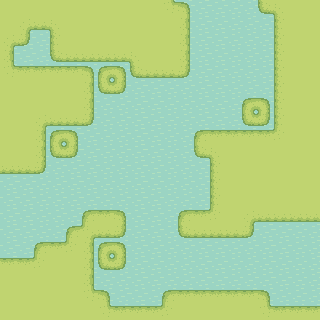

Tiled map render using the project's own tile images. Description and the whole map definition, tile-layer contents included, below:
An orthogonal 20x20 tile map with 16x16 px tiles, 4 tile layers (Water, Grass, Hills, Towers), 2 tilesets.

<map version="1.10" tiledversion="1.10.2" orientation="orthogonal" renderorder="right-down" width="20" height="20" tilewidth="16" tileheight="16" infinite="0" nextlayerid="5" nextobjectid="1">
 <editorsettings>
  <export target="level_ç.tmj" format="json" />
 </editorsettings>
 <tileset firstgid="1" source="Tilesheet/Water.tsx" />
 <tileset firstgid="5" source="Tilesheet/Grass.tsx" />
 <layer id="1" name="Water" width="20" height="20">
  <data encoding="csv">
1,2,3,4,1,2,3,4,1,2,3,4,1,2,3,4,1,2,3,4,
1,2,3,4,1,2,3,4,1,2,3,4,1,2,3,4,1,2,3,4,
1,2,3,4,1,2,3,4,1,2,3,4,1,2,3,4,1,2,3,4,
1,2,3,4,1,2,3,4,1,2,3,4,1,2,3,4,1,2,3,4,
1,2,3,4,1,2,3,4,1,2,3,4,1,2,3,4,1,2,3,4,
1,2,3,4,1,2,3,4,1,2,3,4,1,2,3,4,1,2,3,4,
1,2,3,4,1,2,3,4,1,2,3,4,1,2,3,4,1,2,3,4,
1,2,3,4,1,2,3,4,1,2,3,4,1,2,3,4,1,2,3,4,
1,2,3,4,1,2,3,4,1,2,3,4,1,2,3,4,1,2,3,4,
1,2,3,4,1,2,3,4,1,2,3,4,1,2,3,4,1,2,3,4,
1,2,3,4,1,2,3,4,1,2,3,4,1,2,3,4,1,2,3,4,
1,2,3,4,1,2,3,4,1,2,3,4,1,2,3,4,1,2,3,4,
1,2,3,4,1,2,3,4,1,2,3,4,1,2,3,4,1,2,3,4,
1,2,3,4,1,2,3,4,1,2,3,4,1,2,3,4,1,2,3,4,
1,2,3,4,1,2,3,4,1,2,3,4,1,2,3,4,1,2,3,4,
1,2,3,4,1,2,3,4,1,2,3,4,1,2,3,4,1,2,3,4,
1,2,3,4,1,2,3,4,1,2,3,4,1,2,3,4,1,2,3,4,
1,2,3,4,1,2,3,4,1,2,3,4,1,2,3,4,1,2,3,4,
2,3,4,4,2,3,4,4,2,3,4,4,2,3,4,4,2,3,4,4,
1,2,3,4,1,2,3,4,1,2,3,4,1,2,3,4,1,2,3,4
</data>
 </layer>
 <layer id="2" name="Grass" width="20" height="20">
  <data encoding="csv">
17,17,17,17,17,17,17,17,17,17,32,7,0,0,0,0,27,22,17,17,
17,21,28,22,17,17,17,17,17,17,17,18,0,0,0,0,0,16,17,17,
21,29,0,16,17,17,17,17,17,17,17,18,0,0,0,0,0,16,17,17,
18,0,0,27,28,28,28,28,22,17,17,18,0,0,0,0,0,16,17,17,
32,6,6,6,6,7,0,0,27,28,28,29,0,0,0,0,0,16,17,17,
17,17,17,17,17,18,0,0,0,0,0,0,0,0,0,0,0,16,17,17,
17,17,17,17,17,18,0,0,0,0,0,0,0,0,0,0,0,16,17,17,
17,17,21,28,28,29,0,0,0,0,0,0,0,0,0,0,0,16,17,17,
17,17,18,0,0,0,0,0,0,0,0,0,5,6,6,6,6,33,17,17,
17,17,18,0,0,0,0,0,0,0,0,0,27,22,17,17,17,17,17,17,
28,28,29,0,0,0,0,0,0,0,0,0,0,16,17,17,17,17,17,17,
0,0,0,0,0,0,0,0,0,0,0,0,0,16,17,17,17,17,17,17,
0,0,0,0,0,0,0,0,0,0,0,0,0,16,17,17,17,17,17,17,
0,0,0,0,0,5,6,7,0,0,0,5,6,33,17,21,28,28,28,28,
0,0,0,0,5,14,28,29,0,0,0,27,28,28,28,29,0,0,0,0,
0,0,5,6,33,18,0,0,0,0,0,0,0,0,0,0,0,0,0,0,
6,6,33,17,17,18,0,0,0,0,0,0,0,0,0,0,0,0,0,0,
17,17,17,17,17,18,0,0,0,0,0,0,0,0,0,0,0,0,0,0,
17,17,17,17,17,32,7,0,0,0,5,6,6,6,6,6,7,0,0,0,
17,17,17,17,17,17,32,6,6,6,33,17,17,17,17,17,32,6,6,6
</data>
 </layer>
 <layer id="3" name="Hills" width="20" height="20">
  <data encoding="csv">
0,0,0,0,0,0,0,0,0,0,0,0,0,0,0,0,0,0,0,0,
0,0,0,0,0,0,0,0,0,0,0,0,0,0,0,0,0,0,0,0,
0,0,0,0,0,0,0,0,0,0,0,0,0,0,0,0,0,0,0,0,
0,0,0,0,0,0,0,0,0,0,0,0,0,0,0,0,0,0,0,0,
0,0,0,0,0,0,0,0,0,0,0,0,0,0,0,0,0,0,0,0,
0,0,0,0,0,0,0,0,0,0,0,0,0,0,0,0,0,0,0,0,
0,0,0,0,0,0,0,0,0,0,0,0,0,0,0,0,0,0,0,0,
0,0,0,0,0,0,0,0,0,0,0,0,0,0,0,0,0,0,0,0,
0,0,0,0,0,0,0,0,0,0,0,0,0,0,0,0,0,0,0,0,
0,0,0,0,0,0,0,0,0,0,0,0,0,0,0,0,0,0,0,0,
0,0,0,0,0,0,0,0,0,0,0,0,0,0,0,0,0,0,0,0,
0,0,0,0,0,0,0,0,0,0,0,0,0,0,0,0,0,0,0,0,
0,0,0,0,0,0,0,0,0,0,0,0,0,0,0,0,0,0,0,0,
0,0,0,0,0,0,0,0,0,0,0,0,0,0,0,0,0,0,0,0,
0,0,0,0,0,0,0,0,0,0,0,0,0,0,0,0,0,0,0,0,
0,0,0,0,0,0,0,0,0,0,0,0,0,0,0,0,0,0,0,0,
0,0,0,0,0,0,0,0,0,0,0,0,0,0,0,0,0,0,0,0,
0,0,0,0,0,0,0,0,0,0,0,0,0,0,0,0,0,0,0,0,
0,0,0,0,0,0,0,0,0,0,0,0,0,0,0,0,0,0,0,0,
0,0,0,0,0,0,0,0,0,0,0,0,0,0,0,0,0,0,0,0
</data>
 </layer>
 <layer id="4" name="Towers" width="20" height="20">
  <data encoding="csv">
0,0,0,0,0,0,0,0,0,0,0,0,0,0,0,0,0,0,0,0,
0,0,0,0,0,0,0,0,0,0,0,0,0,0,0,0,0,0,0,0,
0,0,0,0,0,0,0,0,0,0,0,0,0,0,0,0,0,0,0,0,
0,0,0,0,0,0,0,0,0,0,0,0,0,0,0,0,0,0,0,0,
0,0,0,0,0,0,9,12,0,0,0,0,0,0,0,0,0,0,0,0,
0,0,0,0,0,0,42,45,0,0,0,0,0,0,0,0,0,0,0,0,
0,0,0,0,0,0,0,0,0,0,0,0,0,0,0,9,12,0,0,0,
0,0,0,0,0,0,0,0,0,0,0,0,0,0,0,42,45,0,0,0,
0,0,0,9,12,0,0,0,0,0,0,0,0,0,0,0,0,0,0,0,
0,0,0,42,45,0,0,0,0,0,0,0,0,0,0,0,0,0,0,0,
0,0,0,0,0,0,0,0,0,0,0,0,0,0,0,0,0,0,0,0,
0,0,0,0,0,0,0,0,0,0,0,0,0,0,0,0,0,0,0,0,
0,0,0,0,0,0,0,0,0,0,0,0,0,0,0,0,0,0,0,0,
0,0,0,0,0,0,0,0,0,0,0,0,0,0,0,0,0,0,0,0,
0,0,0,0,0,0,0,0,0,0,0,0,0,0,0,0,0,0,0,0,
0,0,0,0,0,0,9,12,0,0,0,0,0,0,0,0,0,0,0,0,
0,0,0,0,0,0,42,45,0,0,0,0,0,0,0,0,0,0,0,0,
0,0,0,0,0,0,0,0,0,0,0,0,0,0,0,0,0,0,0,0,
0,0,0,0,0,0,0,0,0,0,0,0,0,0,0,0,0,0,0,0,
0,0,0,0,0,0,0,0,0,0,0,0,0,0,0,0,0,0,0,0
</data>
 </layer>
</map>
